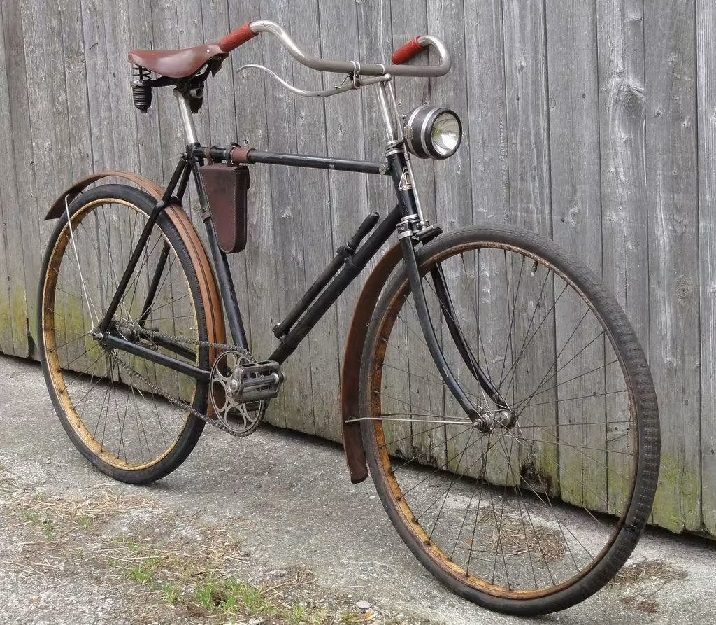
#> input picture Clase6-Sobel-Prewitt-Canny/bici_antigua.jpg, 716 x 625 px
$ jupyter execute sobel.ipynb   (older library calls are emulated)
#> lines starting #> are read from the running program, lines starting #| are printed output that depends on the picture; after the words box and inside, x2 and y2 are one past the last pixel; in counts of white or black regions, pixels touching at a corner belong together
Gradiente: Sobel
El operador Sobel, también conocido como el operador Sobel–Feldman,
realiza un gradiente espacial 2D sobre una imagen y de esta forma enfatiza las regiones con altras frecuencias espaciales,
que se corresponden con bordes.

La función disponible en OpenCV que realiza este filtrado es cv2.Sobel(). Se puede especificar la dirección de los gradientes,
vertical u horizontal, mediante los argumentos xorder/dx e yorder/dy respectivamente.
Además, también se puede especificar el tamaño del kernel mediante el argumento ksize.

Probar con distintos valores de: k, dx, dy.

[cell 1]
import cv2
import numpy as np

# Cargar imagen
image = cv2.imread('bici_antigua.jpg', cv2.IMREAD_GRAYSCALE)
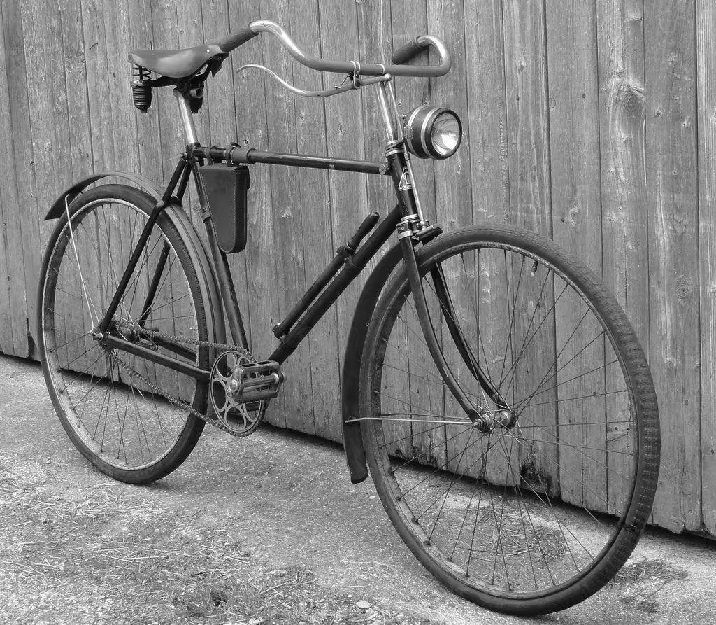
#> image: shape (625, 716); min 0, max 255, mean 130.4

# Sobel
k = 3
sobelx = cv2.Sobel(image, ddepth=cv2.CV_64F, dx=0, dy=1, ksize=k)
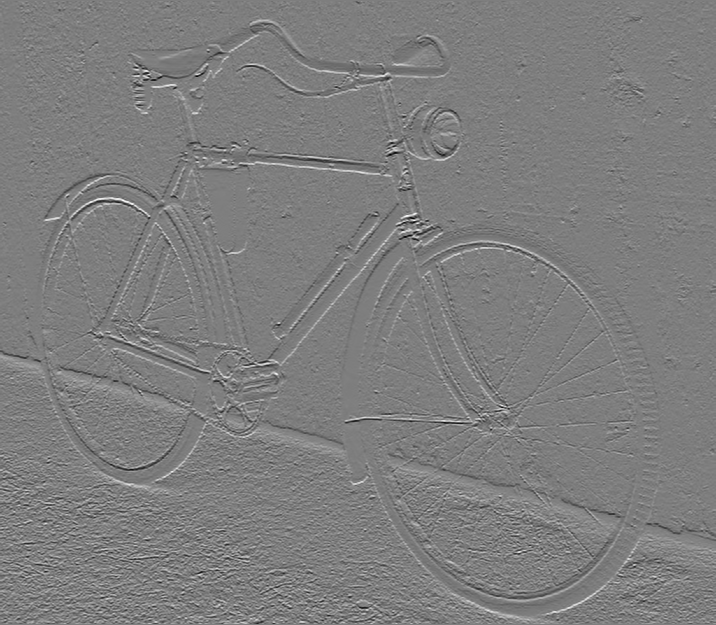
#> sobelx: shape (625, 716) float64; min -782, max 796, mean 0.1; drawn with min black and max white
sobely = cv2.Sobel(image, ddepth=cv2.CV_64F, dx=1, dy=0, ksize=k)
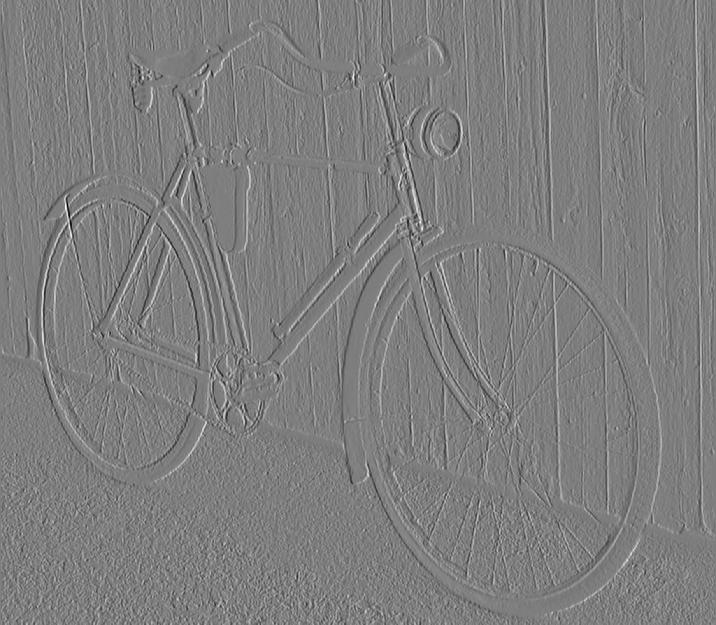
#> sobely: shape (625, 716) float64; min -876, max 889, mean -0.1; drawn with min black and max white

# Mostrar imágenes
cv2.imshow('Original', image)
cv2.imshow('Sobel X', sobelx)
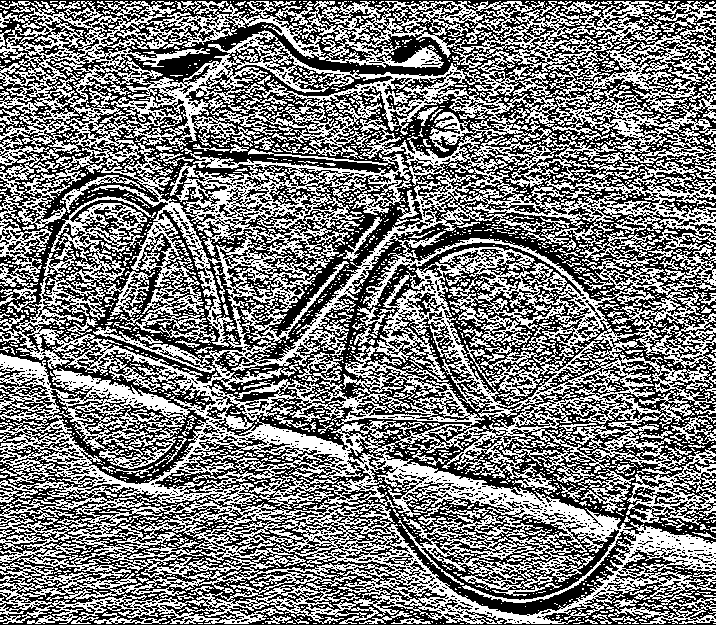
#> window 'Sobel X': shape (625, 716); 48.5% white in thin lines or dots
cv2.imshow('Sobel Y', sobely)
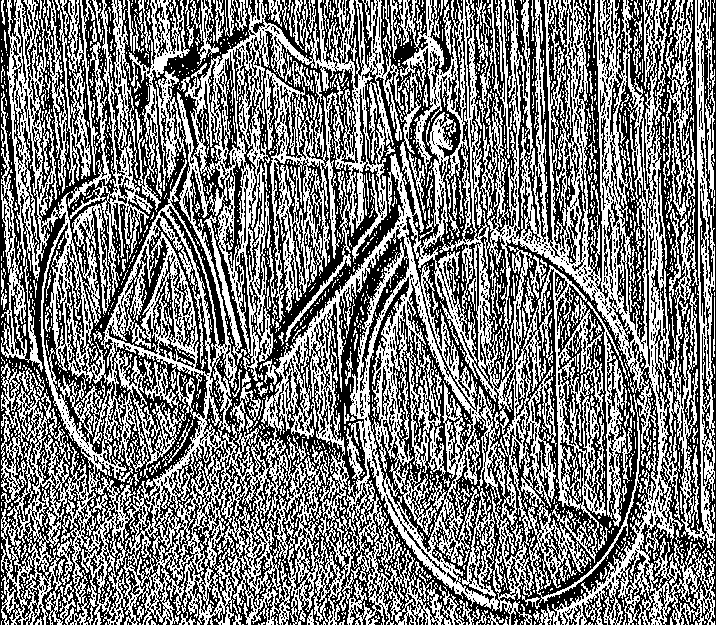
#> window 'Sobel Y': shape (625, 716); 48.5% white in thin lines or dots
cv2.waitKey(0)
cv2.destroyAllWindows()

$ run again, with Clase6-Sobel-Prewitt-Canny/casa_vieja_ush.jpg copied over Clase6-Sobel-Prewitt-Canny/bici_antigua.jpg
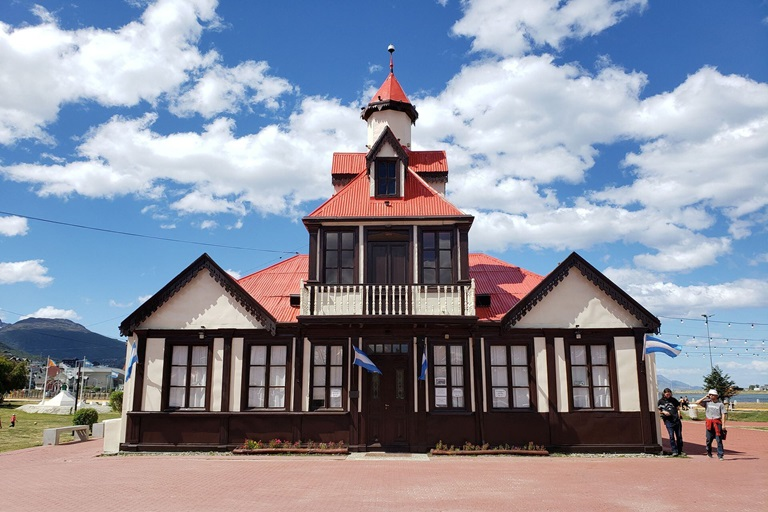
#> input picture Clase6-Sobel-Prewitt-Canny/casa_vieja_ush.jpg, 768 x 512 px
#> `cv2.imshow('Sobel X', sobelx)`:
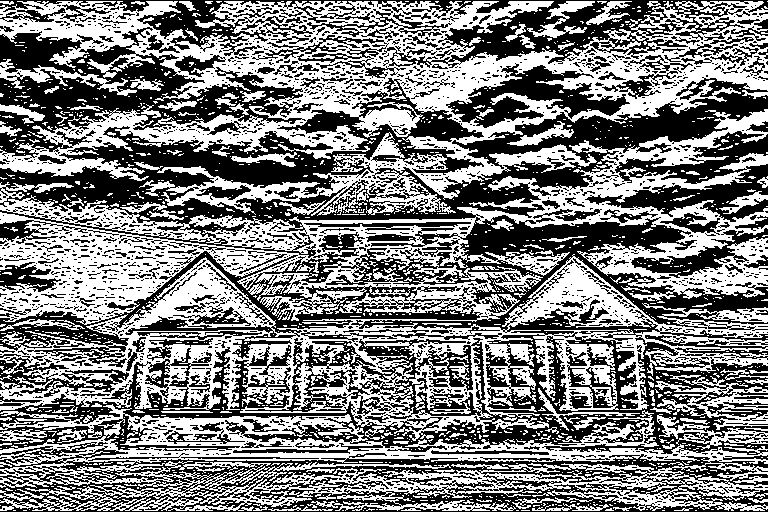
#> window 'Sobel X': shape (512, 768); 50% white; 1503 white regions (1349 under 20 px), largest, box (x1, y1, x2, y2) and area: (0, 109, 768, 441) 84986, (0, 1, 768, 216) 58832, (0, 404, 768, 511) 30653
#> `cv2.imshow('Sobel Y', sobely)`:
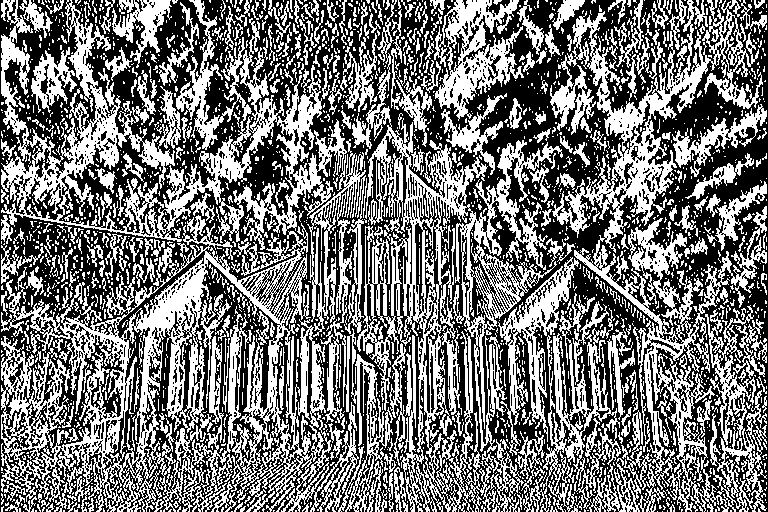
#> window 'Sobel Y': shape (512, 768); 46.1% white; 2392 white regions (2004 under 20 px), largest, box (x1, y1, x2, y2) and area: (1, 215, 359, 512) 36692, (550, 0, 767, 512) 27903, (1, 0, 366, 423) 27199
